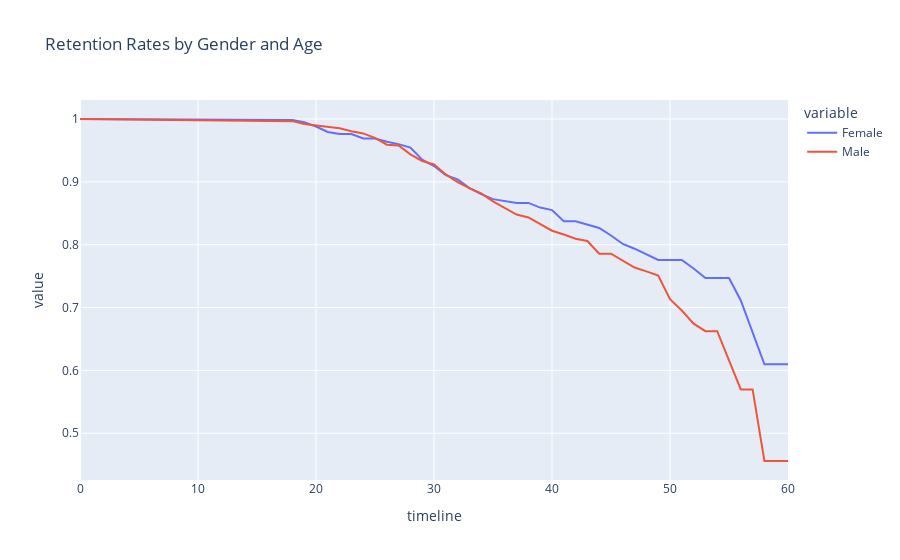

Source (notebook cell):
### Code cell
rates = survival(data, 'Gender', 'Age', 'Attrition')

rates.plot(kind='line', title='Retention Rates by Gender and Age')

### Figure 1 — Plotly figure (JSON) as saved in the notebook; plotly's stock layout.template omitted (floating-point values rounded to 4 significant figures)
{"data": [{"hovertemplate": "variable=Female<br>timeline=%{x}<br>value=%{y}<extra></extra>", "legendgroup": "Female", "line": {"color": "#636efa", "dash": "solid"}, "mode": "lines", "name": "Female", "orientation": "v", "showlegend": true, "type": "scatter", "x": [0, 18, 19, 20, 21, 22, 23, 24, 25, 26, 27, 28, 29, 30, 31, 32, 33, 34, 35, 36, 37, 38, 39, 40, 41, 42, 43, 44, 45, 46, 47, 48, 49, 50, 51, 52, 53, 54, 55, 56, 57, 58, 59, 60], "xaxis": "x", "y": [1, 0.9983, 0.9949, 0.988, 0.9794, 0.976, 0.976, 0.969, 0.969, 0.9637, 0.9601, 0.9544, 0.9352, 0.9252, 0.9105, 0.904, 0.8901, 0.8804, 0.8725, 0.8696, 0.8665, 0.8665, 0.8591, 0.8551, 0.8374, 0.8374, 0.8322, 0.8266, 0.8146, 0.8011, 0.7936, 0.785, 0.7757, 0.7757, 0.7757, 0.7621, 0.7469, 0.7469, 0.7469, 0.7113, 0.6605, 0.6097, 0.6097, 0.6097], "yaxis": "y"}, {"hovertemplate": "variable=Male<br>timeline=%{x}<br>value=%{y}<extra></extra>", "legendgroup": "Male", "line": {"color": "#EF553B", "dash": "solid"}, "mode": "lines", "name": "Male", "orientation": "v", "showlegend": true, "type": "scatter", "x": [0, 18, 19, 20, 21, 22, 23, 24, 25, 26, 27, 28, 29, 30, 31, 32, 33, 34, 35, 36, 37, 38, 39, 40, 41, 42, 43, 44, 45, 46, 47, 48, 49, 50, 51, 52, 53, 54, 55, 56, 57, 58, 59, 60], "xaxis": "x", "y": [1, 0.9966, 0.9921, 0.9898, 0.9886, 0.9852, 0.9806, 0.977, 0.9699, 0.959, 0.9578, 0.9438, 0.9332, 0.9277, 0.9118, 0.8997, 0.8901, 0.8817, 0.8689, 0.8589, 0.848, 0.8433, 0.8331, 0.8222, 0.8162, 0.8096, 0.8058, 0.7856, 0.7856, 0.7752, 0.7637, 0.7575, 0.7508, 0.7132, 0.6952, 0.6744, 0.6624, 0.6624, 0.6172, 0.5697, 0.5697, 0.4558, 0.4558, 0.4558], "yaxis": "y"}], "layout": {"legend": {"title": {"text": "variable"}, "tracegroupgap": 0}, "title": {"text": "Retention Rates by Gender and Age"}, "xaxis": {"anchor": "y", "domain": [0, 1], "title": {"text": "timeline"}}, "yaxis": {"anchor": "x", "domain": [0, 1], "title": {"text": "value"}}}}
